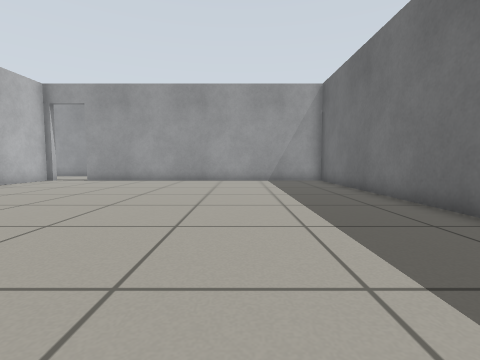
view 1 (above)

24 first-person views from a walk through a robot-simulator world made for Gazebo. The camera is 0.5 m above the floor, tilts 4° down and sees 85° across. The floor is counted in squares, 0.5 m on a side. Each view is taken from the middle of a square. On the plan, view 1 faces up. The plan holds only what a view shows up to about 11 squares ahead; the rest is blank. The place goes on beyond the plan. Gazebo's built-in surfaces are drawn with simple patterns.

view 2
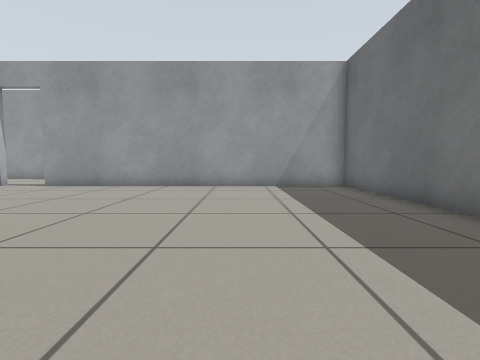

view 3
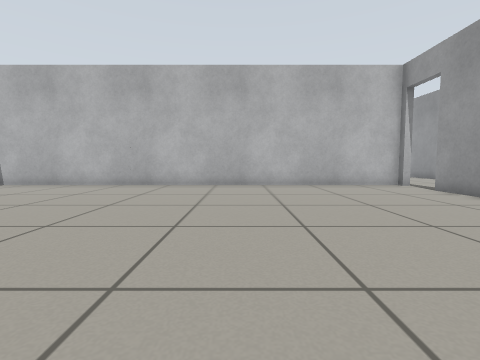

view 4
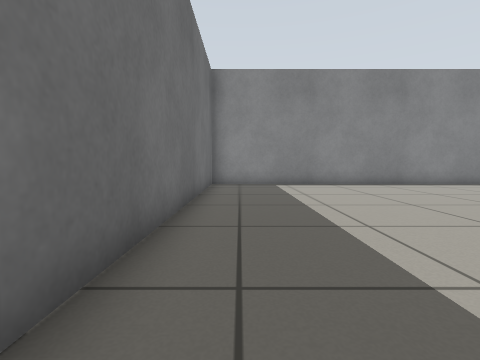

view 5
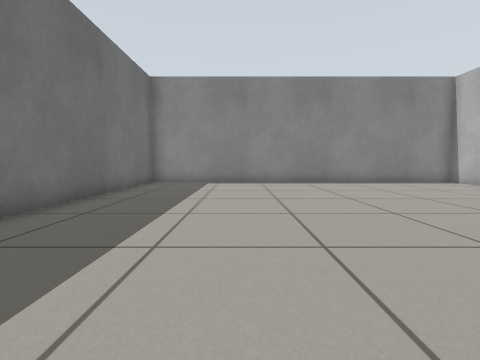

view 6
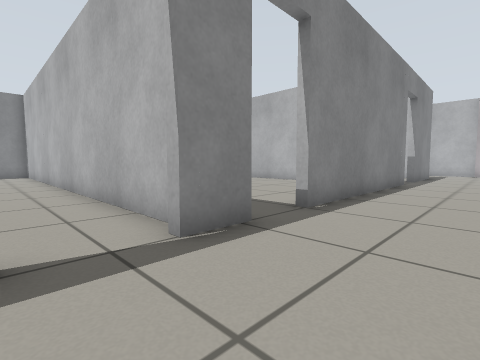

view 7
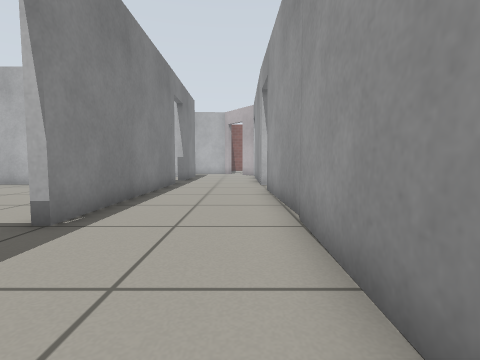

view 8
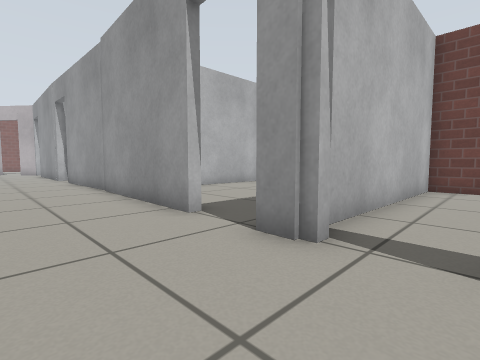

view 9
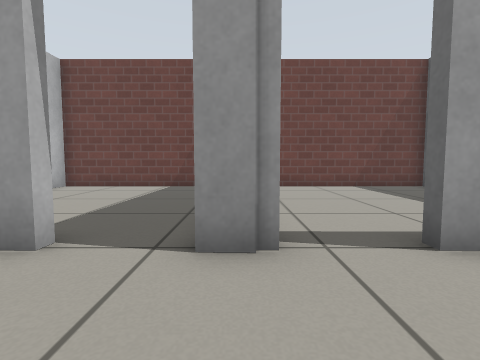

view 10
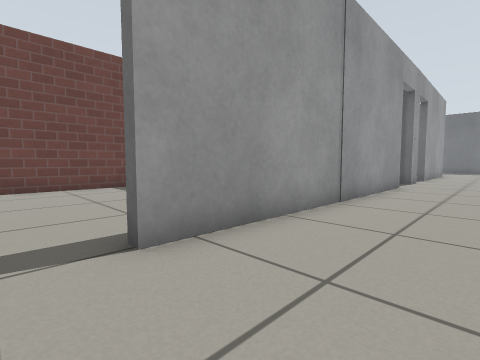

view 11
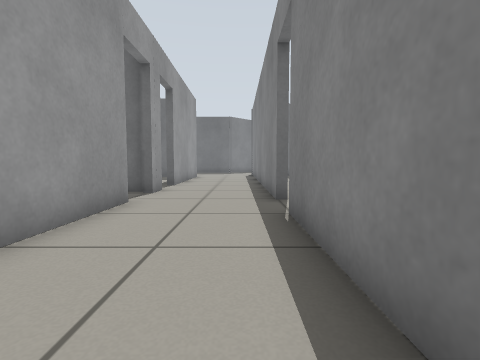

view 12
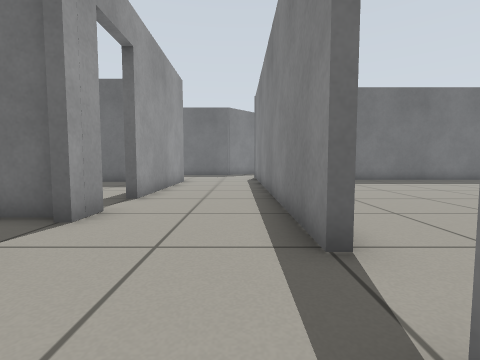

view 13
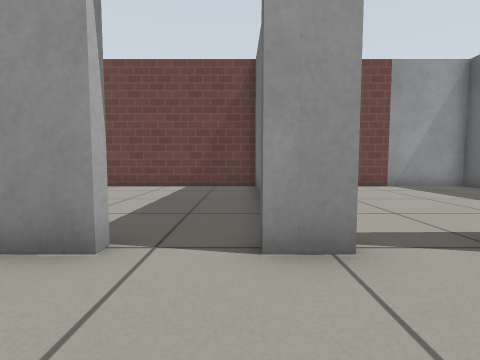

view 14
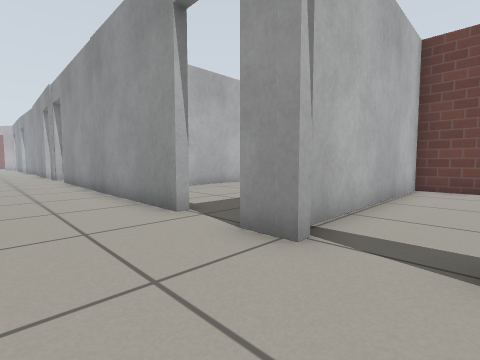

view 15
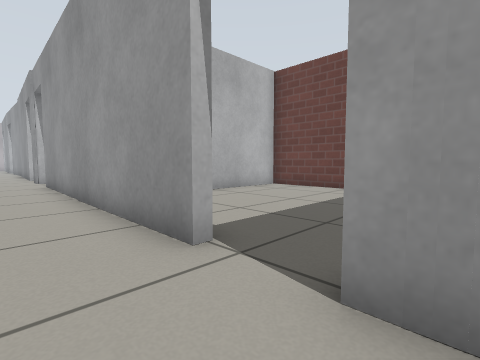

view 16
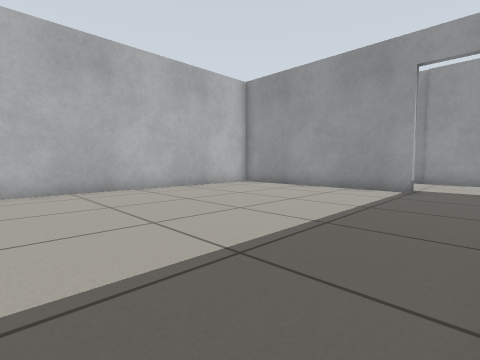

view 17
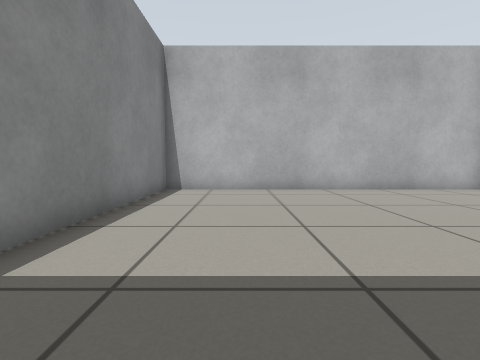

view 18
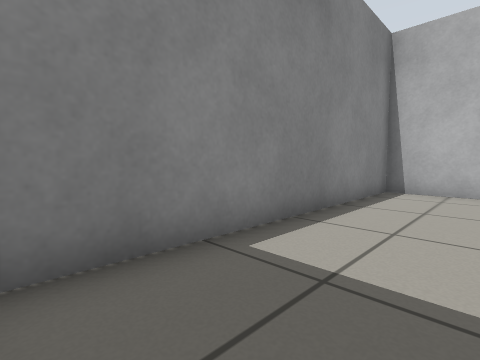

view 19
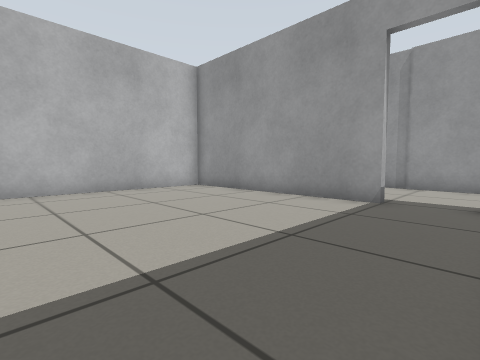

view 20
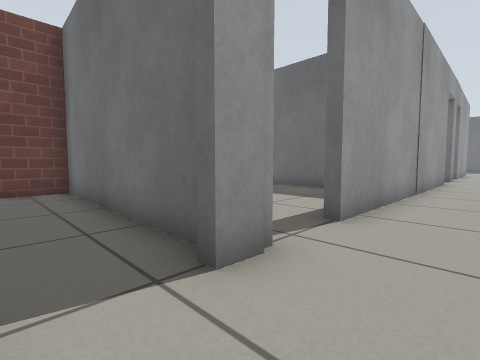

view 21
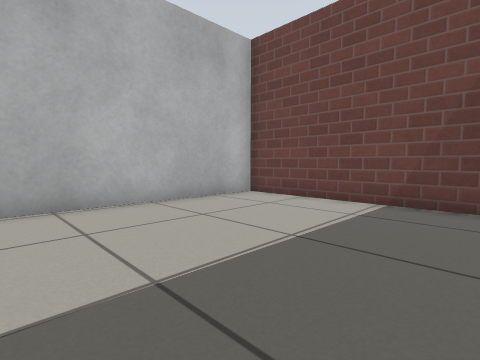

view 22
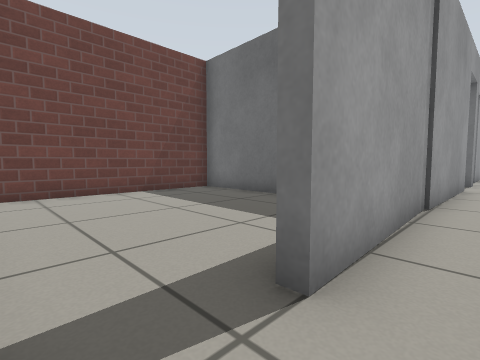

view 23
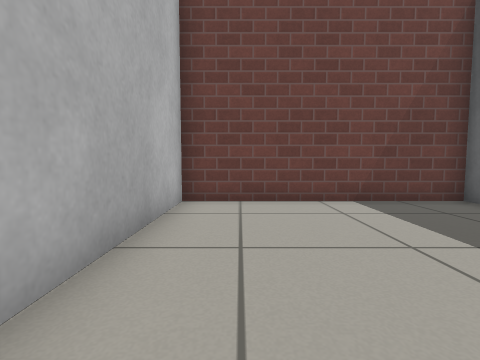

view 24
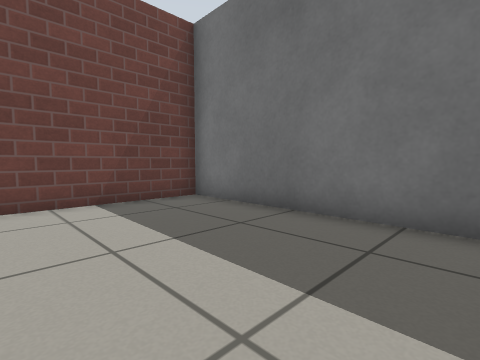

### Floor plan
Ten units are one square. View 1 is at (0, 0); x grows to the right and y downward. Boxes are objects, and circles mark ways between rooms. Rooms are numbered by the first view taken in them; rooms with no view inside come last. Other rooms are left out.
<svg viewBox="-215 -261 372 299">
<path fill="none" stroke="#000" d="M42 33 42 -138 -81 -138M-102 -138 -102 31M-56 -178 -65 -178M9 -141 51 -141M-83 -178 -135 -178M-112 -141 -97 -141M64 -178 -38 -178M68 -141 150 -141M-134 -181 -183 -180M93 -178 82 -178M-209 -141 -130 -141M152 -177 110 -178M-130 -138 -203 -138 -203 -24 -110 -24M-62 -185 -60 -256 -130 -256 -132 -192M-135 -192 -133 -256 -203 -256 -203 -205M13 -207 13 -225M15 -256 -57 -256 -59 -188M86 -227 86 -252M17 -245 16 -213M88 -256 26 -256M86 -181 86 -194"/>
<circle cx="-85" cy="-140" r="3" fill="#2a7"/>
<circle cx="-125" cy="-140" r="3" fill="#2a7"/>
<circle cx="-75" cy="-180" r="3" fill="#2a7"/>
<circle cx="-195" cy="-180" r="3" fill="#2a7"/>
<circle cx="-45" cy="-180" r="3" fill="#2a7"/>
<circle cx="75" cy="-180" r="3" fill="#2a7"/>
<text x="-30" y="-50">1</text>
<text x="-30" y="-160">2</text>
<text x="-150" y="-80">3</text>
<text x="-100" y="-220">4</text>
<text x="-170" y="-220">5</text>
<text x="-30" y="-220">6</text>
<text x="50" y="-220">7</text>
</svg>
Room 1 opens to room 2. Room 2 opens to room 3. Room 2 opens to room 4. Room 2 opens to room 5. Room 2 opens to room 6. Room 2 opens to room 7.

Where each view was taken, in squares from view 1:
view 1: 0 up, 0 right, facing up
view 2: 3 up, 0 right, facing up
view 3: 7 up, 1 right, facing left
view 4: 8 up, 3 right, facing down
view 5: 9 up, 0 right, facing down
view 6: 17 up, 8 left, facing down-left
view 7: 17 up, 9 left, facing left
view 8: 15 up, 4 left, facing up-left
view 9: 15 up, 6 left, facing up
view 10: 15 up, 5 left, facing up-right
view 11: 15 up, 0 right, facing right
view 12: 15 up, 4 right, facing right
view 13: 15 up, 8 right, facing up
view 14: 15 up, 11 right, facing up-left
view 15: 16 up, 9 right, facing up-left
view 16: 4 up, 11 left, facing up-left
view 17: 5 up, 11 left, facing left
view 18: 5 up, 11 left, facing down-left
view 19: 7 up, 11 left, facing up-left
view 20: 16 up, 8 left, facing up-right
view 21: 19 up, 7 left, facing up-left
view 22: 17 up, 20 left, facing up-right
view 23: 19 up, 19 left, facing up
view 24: 19 up, 18 left, facing up-right
